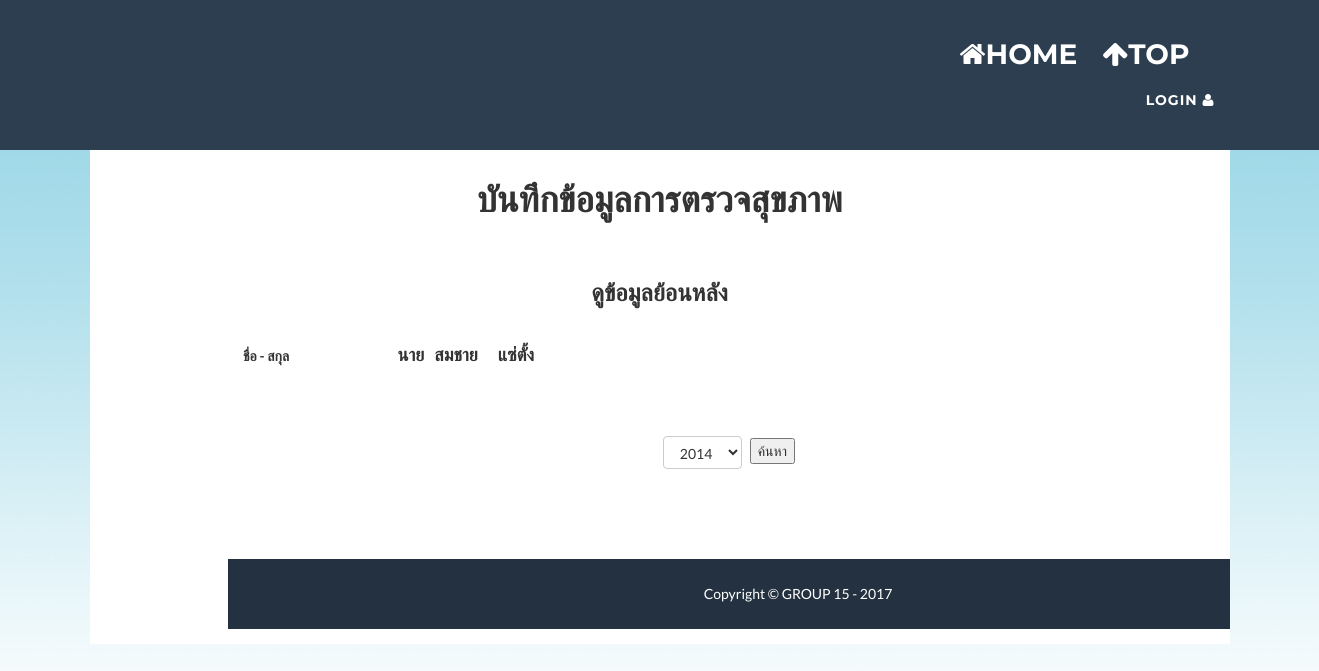
Screenshot of /adddata-old-case-view.php?id=7654321098879 with the database file from the repository.
### tables this page shows
CREATE TABLE `person` (
  `Citizen_ID` varchar(13) NOT NULL,
  `Title` varchar(7) NOT NULL,
  `Fname` varchar(50) NOT NULL,
  `Lname` varchar(50) NOT NULL,
  `Birth_date` date NOT NULL,
  `Tel` varchar(10) NOT NULL,
  `Education` int(5) NOT NULL,
  `Job` int(5) NOT NULL,
  `Salary` int(5) NOT NULL,
  `RWO` varchar(10) NOT NULL,
  `Hid` varchar(11) NOT NULL
);

### adddata-old-case-view.php (the view, shortened to what this page needs)
<?php include "head.php" ?>
<?php include "connection.php" ?>
<?php
    $id = $_GET['id'];
?>
<?php
                $sql = "SELECT Title,Fname,Lname,  Year(CURRENT_DATE)-Year(Birth_date) AS Age FROM person WHERE Citizen_ID = '$id'";
                $result = mysqli_query($con,$sql);
                while($row = mysqli_fetch_array($result)){
                    $title = $row["Title"];
                    $fname = $row["Fname"];
                    $lname = $row["Lname"];
                }
            ?>
<div>
  <div class="container" style="background:white" >
    <div class="row">
      <div class="col-lg-12">
        <div style="width:100%" >
          <div align="center" style="padding-top:10px;padding-bottom:20px"><h1>บันทึกข้อมูลการตรวจสุขภาพ</h1></div>
          <div align="center" style="padding-top:10px;padding-bottom:20px"><h3>ดูข้อมูลย้อนหลัง</h3></div>
          <div class="form-check form-group row" style="margin-left:10%">
            <label class="col-2 col-form-label">ชื่อ - สกุล</label>
            <label class="form-check-label">
                  <h4><label style="padding-right:10px"><?php
                        echo $title;
                      ?>
                      </label><label style="padding-right:20px">
                      <?php
                        echo $fname;
                      ?>
                      </label><label>
                      <?php
                        echo $lname;
                      ?></label></h4>
                </label>
          </div>
          <div class="form-check form-group row" style="margin-left:10%">
                    <form name="from" method="POST" action="adddata-old-case-view.php?id=<?php echo $id?>">
<br><br>
<center><select name="type" class="btn btn-default">
  <option value="2014" style="background-color: #F2A4F2;color: #000000;">2014</option>
</select>
  <input type="submit" name="a" value="ค้นหา"></center>
  </form>
<?php
echo "<br><br>";
?>
<?php include "foot.php" ?>

### rows the page displays
person: Title "นาย", Fname "สมชาย", Lname "แซ่ตั้ง"
